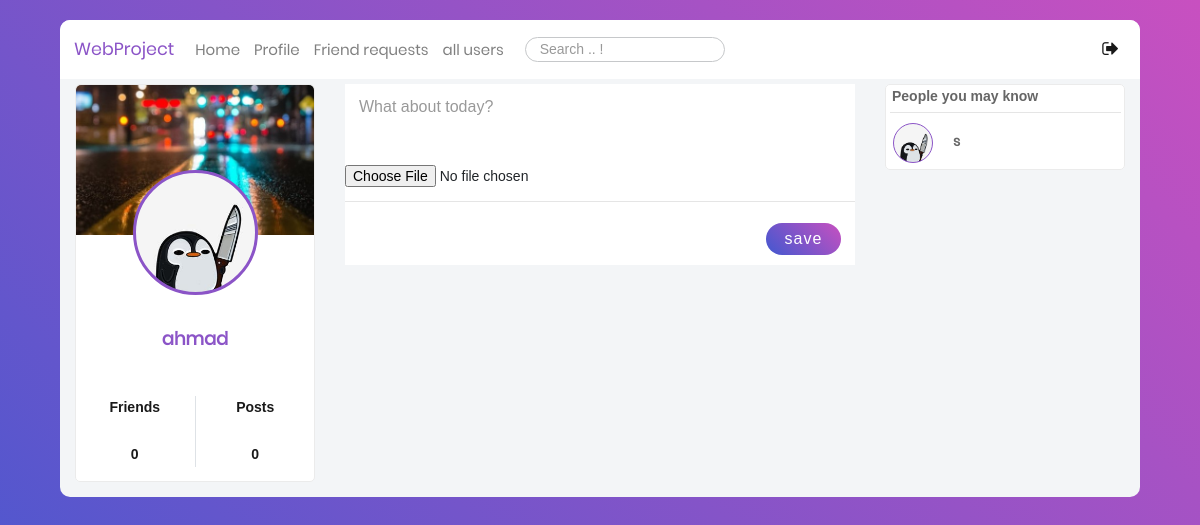
Before: /blog/ (signed in) with the older database file.
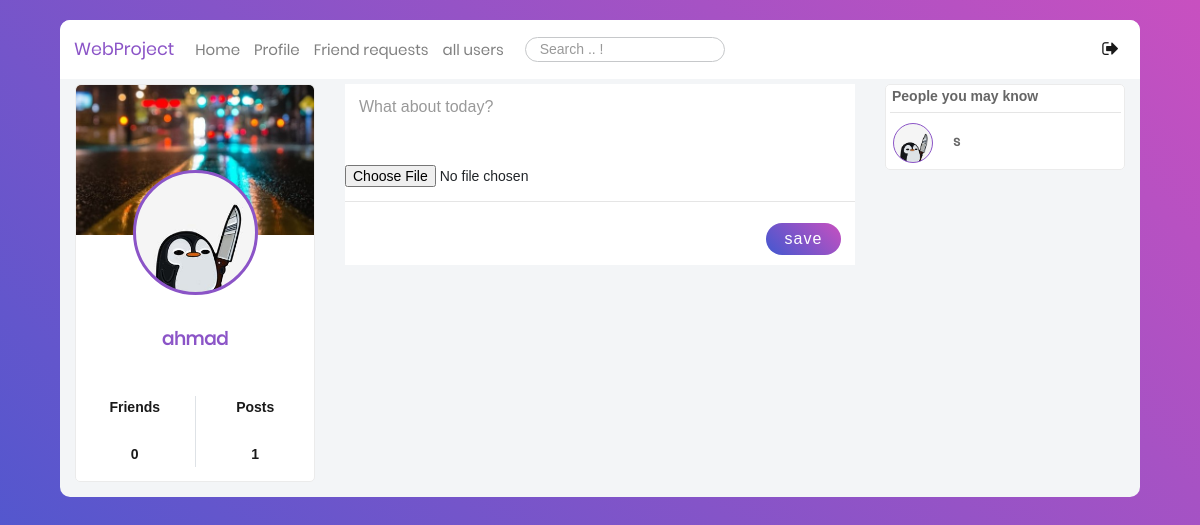
After: the same page with the newer database file.
### users/models.py (models this page shows, shortened)
class Profile(models.Model):
    user = models.OneToOneField(User, on_delete=models.CASCADE)
    image = models.ImageField(default='default.jpg', upload_to='profile_pics')
    bgimage = models.ImageField(default='default.jpg', upload_to='bg_pics')
    friends = models.ManyToManyField(User, blank=True, related_name='friends')
    slug = models.SlugField(unique=True,default=uuid.uuid1)
    forget_password_token= models.CharField(max_length=100)
    updated = models.DateTimeField( auto_now=True)
    created = models.DateTimeField( auto_now_add=True)
    objects = ProfileManager()
    def __str__(self):
        return f"{self.user.username}-{self.created.strftime('%d-%m-%Y')}"
    def get_friends(self):
        return self.friends.all()
    def get_friends2(self):
        return self.user.friends.all()
    def get_friends_no(self):
        return self.friends.all().count()
    def get_posts_no(self):
        return self.posts.all().count()

### blog/views.py (the view, shortened to what this page needs)
# urls.py: path('', views.home, name="blog-home"),
@login_required
def home(request):
    ordering = ["-date_posted"]
    profile = Profile.objects.get(user=request.user)
    nopro = Profile.objects.exclude(user=request.user)
    a = Profile.objects.all()
    a = set(a)
    b = set(profile.get_friends2())
    c = a.difference(b)
    print(type(a))
    print(type(b))
    print(type(c))
    print(a)
    print(b)
    print( bool(c) )
    p_form = PostModelForm()
    c_form = CommentModelForm()
    post_added = False
    context = {
        "posts": Post.objects.all().order_by("-date_posted"),
        "user": request.user,
        "pos": profile.get_posts_no,
        "im": Profile.objects.filter(user=request.user),
        "profile": profile,
        "friends": profile.get_friends(),
        "nofriend": c,
        "p_form": p_form,
        "c_form": c_form,
        "post_added": post_added,
    }
    return render(request, "blog/home.html", context)

### blog/forms.py
class PostModelForm(forms.ModelForm):
    def __init__(self, *args: Any, **kwargs: Any) -> None:
        super().__init__(*args, **kwargs)
        self.helper = FormHelper()
        self.helper.form_show_labels = False
        self.fields["content"].help_text = None
        self.fields['content'].label = ""
        self.fields["content"].widget.attrs.update({
            "class":"w-full p-3 fs-16",
            "style":"height: 75px;resize: none;color: #666666;    border-radius: 5px;",
            "type":"text",
            "name":"cont",
            "id":"cont",
            "placeholder":"What about today?",
        })
        self.fields["post_image"].help_text = None
        self.fields['post_image'].label = ""
    class Meta:
        model = Post
        fields=('content','post_image')

### blog/templates/blog/home.html (shortened to what this page needs)
{% extends "blog/base.html" %} {% load static %}
    {% block content %}
    <div class="container mt-5">
      <div class="row">
        <div class="col-sm-3 mobile-hidden">
          <div class="main-block">
            <div
              class="coverPicture"
              style="background: url('{{ user.profile.bgimage.url }}');"
            ></div>
            <div
              class="profilePicture"
              style="background: url('{{ user.profile.image.url }}');"
            ></div>
            <div class="FullName text-center fs-18 ProjectColor">
              {{ user }}
            </div>
            <div class="row statistic text-center fs-16 p-3">
              <div class="col">
                <p>Friends</p>
                <br />
                <p>{{ profile.get_friends_no }}</p>
              </div>
              <div class="col border-left">
                <p>Posts</p>
                <br />
                <p>{{ pos }}</p>
              </div>
            </div>
          </div>
        </div>
        <div class="col-sm-6 mobile-hidden">
          <div
            style="
              background-color: white;
              padding-bottom: 7%;
              margin-bottom: 3%;
            "
          >
            <form method="POST" action="" enctype="multipart/form-data" >
              {% csrf_token %} {{p_form.content}} {{ p_form.post_image }}
              <hr />
              <div class="action p-2 pr-3">
                <button
                  name="submit_p_form"
                  type="submit"
                  class="float-r p-2 fs-16 post"
                >
                  save
                </button>
              </div>
            </form>
          </div>
        </div>
    {% if nofriend|length != 1  %}
        <div class="col-3 mobile-hidden">
          <div class="main-block">
            <div class="row">
              <div class="col pl-4">
                <p class="fs-14 font-cairo font-weight-600">
                  People you may know
                </p>
              </div>
            </div>
            {% for friend in nofriend %}
            {% if friend.user.username != user.username %}
            <hr class="m-1" />
            <div class="row">
              <div class="col-3">
                <div class="pt-2 pl-2 d-inline-block">
                  <div
                    class="Profile-Picture"
                    style="background: url('{{ friend.image.url }}');width: 40px;height: 40px;    border: 1.5px solid #8B54C7; "
                  ></div>
                </div>
              </div>
              <div class="col">
                <div class="UserName d-inline-block mt-3">
                  <p>
                    <a
                      href="{% url 'profile-detail-view' friend.slug %}"
                      class="font-weight-bold"
                      >{{ friend.user }}</a
                    >
                  </p>
                </div>
              </div>
            </div>
            {% endif %}
            {% endfor %}
            {% endif %}
          </div>
        </div>
      </div>
    </div>
    {% endblock content %}

Changed rows visible on the page:
changed Profile (number 1 of 2 on the later page): id "0" → "1"
